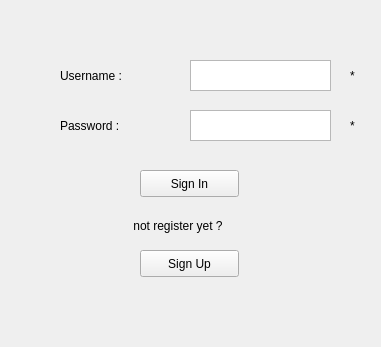
<?xml version="1.0" encoding="UTF-8"?>
<ui version="4.0">
 <class>LoginWindow</class>
 <widget class="QWidget" name="LoginWindow">
  <property name="geometry">
   <rect>
    <x>0</x>
    <y>0</y>
    <width>381</width>
    <height>347</height>
   </rect>
  </property>
  <property name="windowTitle">
   <string>Form</string>
  </property>
  <widget class="QLabel" name="label">
   <property name="geometry">
    <rect>
     <x>60</x>
     <y>60</y>
     <width>91</width>
     <height>31</height>
    </rect>
   </property>
   <property name="text">
    <string>Username :</string>
   </property>
  </widget>
  <widget class="QLabel" name="label_2">
   <property name="geometry">
    <rect>
     <x>60</x>
     <y>110</y>
     <width>91</width>
     <height>31</height>
    </rect>
   </property>
   <property name="text">
    <string>Password :</string>
   </property>
  </widget>
  <widget class="QPlainTextEdit" name="UsernName">
   <property name="geometry">
    <rect>
     <x>190</x>
     <y>60</y>
     <width>141</width>
     <height>31</height>
    </rect>
   </property>
   <property name="cursor" stdset="0">
    <cursorShape>IBeamCursor</cursorShape>
   </property>
  </widget>
  <widget class="QPlainTextEdit" name="PassWord">
   <property name="geometry">
    <rect>
     <x>190</x>
     <y>110</y>
     <width>141</width>
     <height>31</height>
    </rect>
   </property>
   <property name="cursor" stdset="0">
    <cursorShape>IBeamCursor</cursorShape>
   </property>
  </widget>
  <widget class="QPushButton" name="SignInBtn">
   <property name="geometry">
    <rect>
     <x>140</x>
     <y>170</y>
     <width>99</width>
     <height>27</height>
    </rect>
   </property>
   <property name="cursor">
    <cursorShape>PointingHandCursor</cursorShape>
   </property>
   <property name="text">
    <string>Sign In</string>
   </property>
  </widget>
  <widget class="QLabel" name="label_3">
   <property name="geometry">
    <rect>
     <x>130</x>
     <y>210</y>
     <width>121</width>
     <height>31</height>
    </rect>
   </property>
   <property name="styleSheet">
    <string notr="true">color : 'blue'</string>
   </property>
   <property name="text">
    <string> not register yet ?</string>
   </property>
  </widget>
  <widget class="QPushButton" name="SignUpBtn">
   <property name="geometry">
    <rect>
     <x>140</x>
     <y>250</y>
     <width>99</width>
     <height>27</height>
    </rect>
   </property>
   <property name="cursor">
    <cursorShape>PointingHandCursor</cursorShape>
   </property>
   <property name="text">
    <string>Sign Up</string>
   </property>
  </widget>
  <widget class="QLabel" name="label_4">
   <property name="geometry">
    <rect>
     <x>350</x>
     <y>60</y>
     <width>16</width>
     <height>31</height>
    </rect>
   </property>
   <property name="styleSheet">
    <string notr="true">color : 'red'</string>
   </property>
   <property name="text">
    <string>*</string>
   </property>
  </widget>
  <widget class="QLabel" name="label_5">
   <property name="geometry">
    <rect>
     <x>350</x>
     <y>110</y>
     <width>21</width>
     <height>31</height>
    </rect>
   </property>
   <property name="styleSheet">
    <string notr="true">color : 'red'</string>
   </property>
   <property name="text">
    <string>*</string>
   </property>
  </widget>
  <widget class="QLabel" name="label_6">
   <property name="geometry">
    <rect>
     <x>0</x>
     <y>0</y>
     <width>381</width>
     <height>351</height>
    </rect>
   </property>
   <property name="text">
    <string/>
   </property>
   <property name="pixmap">
    <pixmap>b2.jpg</pixmap>
   </property>
   <property name="scaledContents">
    <bool>true</bool>
   </property>
  </widget>
  <zorder>label_6</zorder>
  <zorder>label</zorder>
  <zorder>label_2</zorder>
  <zorder>UsernName</zorder>
  <zorder>PassWord</zorder>
  <zorder>SignInBtn</zorder>
  <zorder>label_3</zorder>
  <zorder>SignUpBtn</zorder>
  <zorder>label_4</zorder>
  <zorder>label_5</zorder>
 </widget>
 <resources/>
 <connections/>
</ui>
